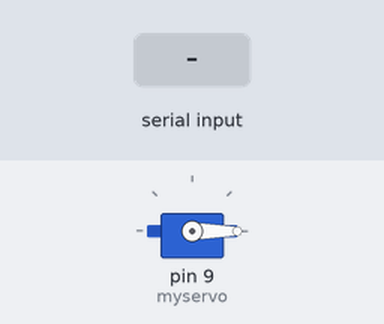
A sketch run on a simulated Arduino Uno, built with avr-gcc and run on an emulated ATmega328P. On the bench: servo. The test bench sets the inputs (shaded band).

Above: at 1.2 s.
1.3 s: byte 30 received over Serial
At 2.5 s:
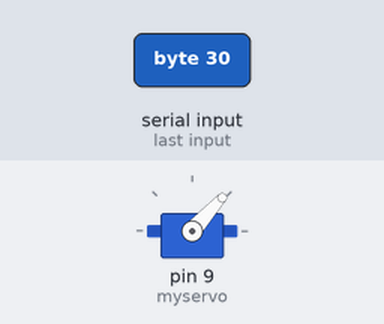
2.8 s: byte 90 received over Serial
At 3.7 s:
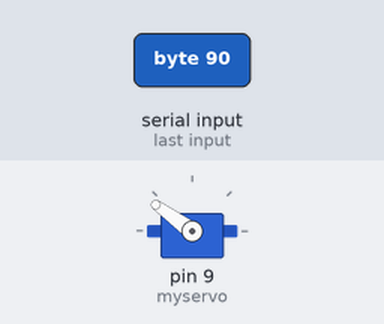
4.3 s: byte 120 received over Serial
At 4.9 s:
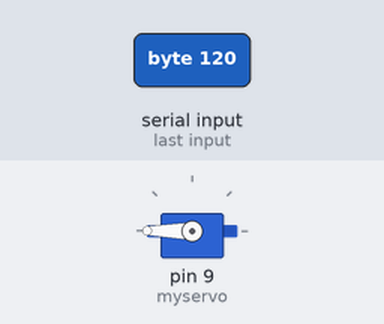
Timing chart, 0 to 7.3 s (numbered marks = the images above; inputs shaded):
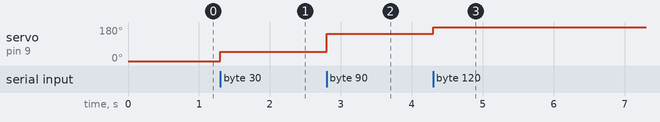

Measured:
- after the input at 1.3 s, servo on pin 9 (myservo): 0° → 48° at once
- after the input at 2.8 s, servo on pin 9 (myservo): 48° → 144° at once
- after the input at 4.3 s, servo on pin 9 (myservo): 144° → 180° at once

The sketch:

arduinoCode.ino
```cpp
//  Dimmer created 2006 by David A. Mellis, modified 30 Aug 2011 by Tom Igoe and Scott Fitzgerald
#include <Servo.h>

Servo myservo;
const int pArm = 11;      // the pin that the LED is attached to
int pos;

void setup()
{
  Serial.begin(9600);
  myservo.attach(9);
}

void loop() {

  if (Serial.available()) {
    pos = Serial.read();
  }
  int val = map(pos, 0,100, 0,160);
  myservo.write(val);
}
```
